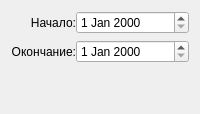
                          <widget class="QWidget" name="DO_NOT_USE_41">
                           <attribute name="title">
                            <string>Произвольный период</string>
                           </attribute>
                           <layout class="QVBoxLayout" name="verticalLayout_66">
                            <item>
                             <layout class="QGridLayout" name="DO_NOT_USE_42" columnstretch="1,2">
                              <property name="horizontalSpacing">
                               <number>0</number>
                              </property>
                              <item row="1" column="1">
                               <widget class="QDateEdit" name="DO_NOT_USE_43"/>
                              </item>
                              <item row="1" column="0">
                               <widget class="QLabel" name="DO_NOT_USE_44">
                                <property name="sizePolicy">
                                 <sizepolicy hsizetype="Minimum" vsizetype="Preferred">
                                  <horstretch>0</horstretch>
                                  <verstretch>0</verstretch>
                                 </sizepolicy>
                                </property>
                                <property name="text">
                                 <string>Окончание:</string>
                                </property>
                                <property name="alignment">
                                 <set>Qt::AlignRight|Qt::AlignTrailing|Qt::AlignVCenter</set>
                                </property>
                               </widget>
                              </item>
                              <item row="0" column="0">
                               <widget class="QLabel" name="DO_NOT_USE_45">
                                <property name="sizePolicy">
                                 <sizepolicy hsizetype="Minimum" vsizetype="Preferred">
                                  <horstretch>0</horstretch>
                                  <verstretch>0</verstretch>
                                 </sizepolicy>
                                </property>
                                <property name="layoutDirection">
                                 <enum>Qt::LeftToRight</enum>
                                </property>
                                <property name="text">
                                 <string>Начало:</string>
                                </property>
                                <property name="alignment">
                                 <set>Qt::AlignRight|Qt::AlignTrailing|Qt::AlignVCenter</set>
                                </property>
                               </widget>
                              </item>
                              <item row="0" column="1">
                               <widget class="QDateEdit" name="DO_NOT_USE_46"/>
                              </item>
                              <item row="2" column="1">
                               <spacer name="verticalSpacer_6">
                                <property name="orientation">
                                 <enum>Qt::Vertical</enum>
                                </property>
                                <property name="sizeHint" stdset="0">
                                 <size>
                                  <width>20</width>
                                  <height>40</height>
                                 </size>
                                </property>
                               </spacer>
                              </item>
                             </layout>
                            </item>
                           </layout>
                          </widget>
